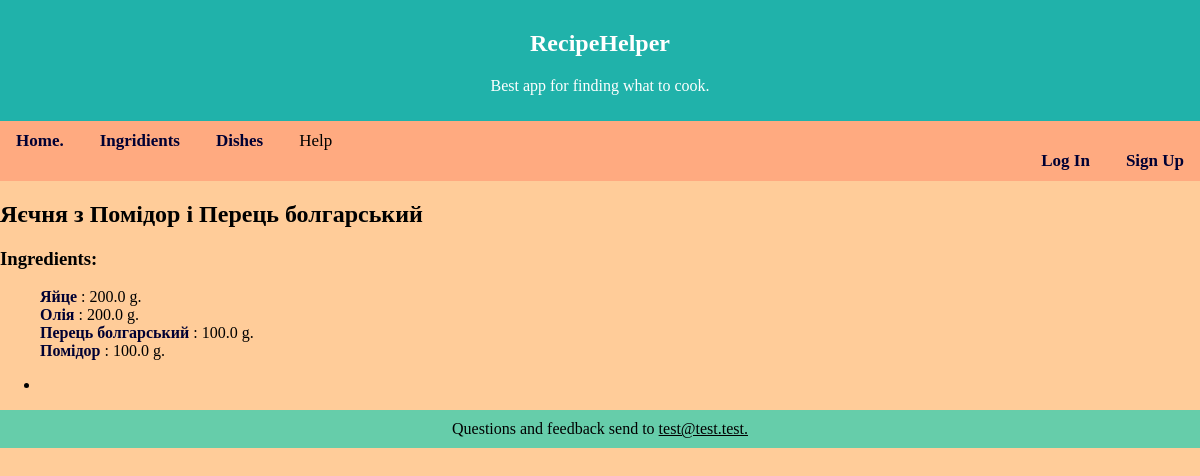
The app's page /recipe/271/ with its own data.
### Picker/models.py (models this page shows, shortened)
class Dish(models.Model):
    name = models.CharField(max_length = 100)
    description = models.TextField(blank=True, default='')

class Recipe(models.Model):
    dish = models.ForeignKey(Dish, on_delete=models.CASCADE)
    ingredient = models.ForeignKey(Ingredient, on_delete=models.PROTECT)
    amount = models.DecimalField(max_digits = 10, decimal_places = 1, null = True)
    class Meta:
        unique_together = (('dish', 'ingredient'),)

class Ingredient(models.Model):
    name = models.CharField(max_length = 40, unique = True)
    units = models.CharField(max_length = 10, default = 'g.')
    description = models.TextField(blank = True, default = '')

### Picker/views.py (the view)
# urls.py: path('recipe/<int:dish_id>/', views.recipe, name='recipe'),
def recipe(request, dish_id):
    try:
        rec = Dish.objects.get(pk=dish_id)
    except Dish.DoesNotExist:
        raise Http404("There is no such recipe.")
    ing_list = Recipe.objects.filter(dish_id=dish_id).select_related('ingredient')
    if request.method == 'POST':
        is_deleted = False
        for temp in ing_list:
            if str(temp.ingredient_id) in request.POST:
                Recipe.objects.filter(pk=temp.pk).delete()
                form = DishForm()
                is_deleted = True
                break
        if not is_deleted:
            form = DishForm(request.POST)
            if form.is_valid():
                ing2rec = Recipe(dish_id = dish_id, ingredient_id = form.cleaned_data['ingredient'],
                                 amount=form.cleaned_data['amount'])
                ing2rec.save()
        ing_list = Recipe.objects.filter(dish_id=dish_id).select_related('ingredient')
    else:
        form = DishForm()
    html_disctiption ='<ul><li>' + rec.description.replace('\n','</li><li>') + '</li></ul>'
    template = loader.get_template('dish.html')
    context = {
        'dish_name': rec.name,
        'ingredients_list': ing_list,
        'dish_description': html_disctiption,
        'form': form,
    }
    return HttpResponse(template.render(context, request))

### templates/dish.html (shortened to what this page needs)
{% extends 'base.html' %}
{% load static %}
{% block nav %}
    <a href="{% url 'index' %}">Home.</a>
    <a href="{% url 'ing_cat' %}">Ingridients</a>
    <a href="{% url 'catalog' %}">Dishes</a>
    <a>Help</a>
{% endblock %}
{% block content %}
<h2>{{ dish_name }}</h2>
<h3>Ingredients:</h3>
{% if ingredients_list %}
<ul id="inline">
    {% for ing in ingredients_list %}
        <li>
            <form method="post" >
                <a href="/ingredient/{{ ing.ingredient_id }} "> {{ ing.ingredient.name }} </a> : {{ ing.amount }} {{ ing.ingredient.units }}
            </form>
        </li>
    {% endfor %}
</ul>
{% endif %}
<p>{% autoescape off %}{{dish_description}}{% endautoescape %}</p>
{% endblock %}

### static/first.css (style rules this page uses)
html, body { background-color: #ffcc99; margin: 0; padding: 0; top: 0; left: 0; }
nav a { color: black; text-align: center; padding: 14px 16px; text-decoration: none; font-size: 17px; }
a:link, a:visited { text-decoration: none; font-weight: bold; color: #000033; }
ul#inline li { display: inline; }

### records on screen
Dish: name "Яєчня з Помідор і Перець болгарський"
Recipe: ingredient.name "Яйце", amount "200.0", ingredient.units "g."
Recipe: ingredient.name "Олія", amount "200.0", ingredient.units "g."
Recipe: ingredient.name "Перець болгарський", amount "100.0", ingredient.units "g."
Recipe: ingredient.name "Помідор", amount "100.0", ingredient.units "g."
